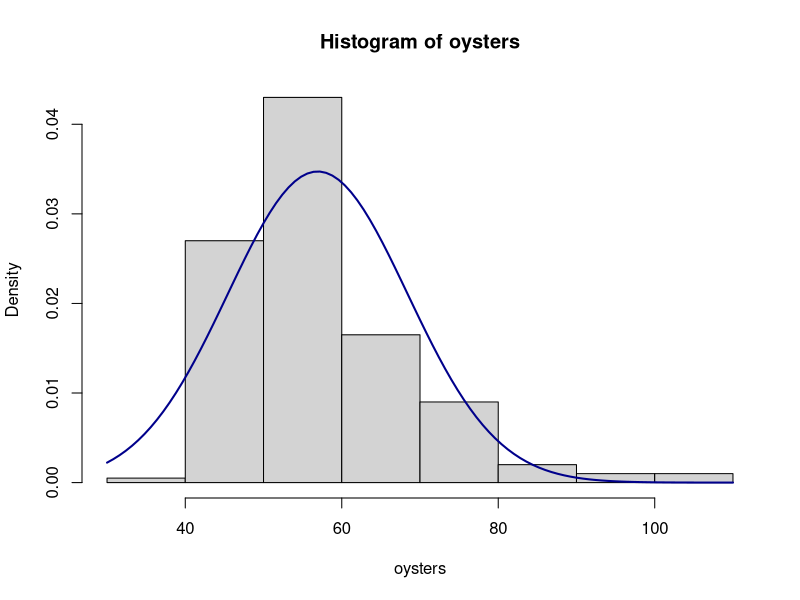
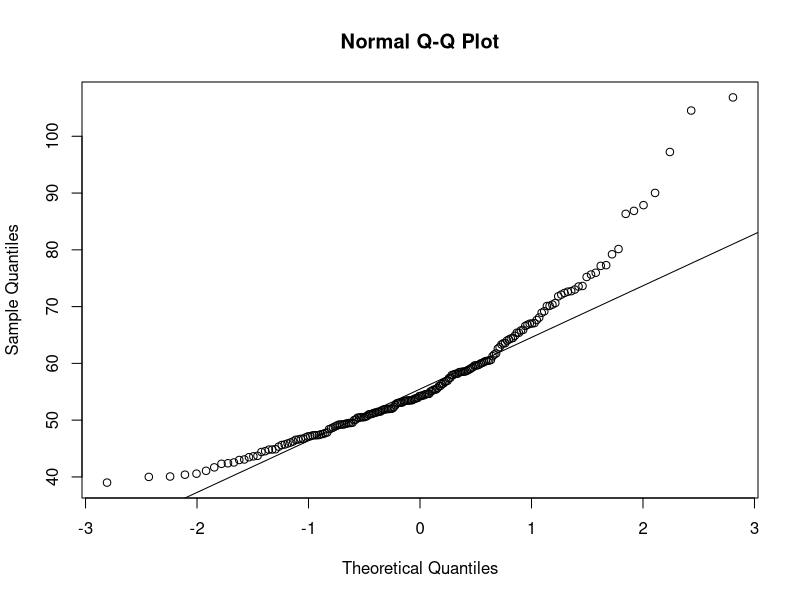

Write the R code that produced these figures, in order.

# Importing related data
oysters <- read.delim("data/oysters.txt", header = FALSE, sep=" ")
oysters <- stack(oysters)$values # converting block into column

# a.i - Creating a density histograph with curve line
png(filename="out/2.a.i.png") # outputs a png
hist(oysters, prob=T)
curve(dnorm(x, mean=mean(oysters), sd=sd(oysters)), col="darkblue", lwd=2, add=TRUE, yaxt="n")
dev.off() # resets display

# b.i - Creating a normal Q-Q plot of the data
png(filename="out/2.b.i.png") # outputs a png
qqnorm(oysters, main = "Normal Q-Q Plot")
qqline(oysters, datax = FALSE, distribution = qnorm)
dev.off() # resets display

# d.i - Calculating the 99% confidence interval.
n <- length(oysters)
m <- mean(oysters)
s <- var(oysters)
error <- qnorm(0.995)*s/sqrt(n)
lowerBound <- m-error
upperBound <- m+error
cat("99% confidence interval is (" , lowerBound , "," , upperBound, ")\n")
#[1] 99% confidence interval is ( 32.89357 , 80.95406 )